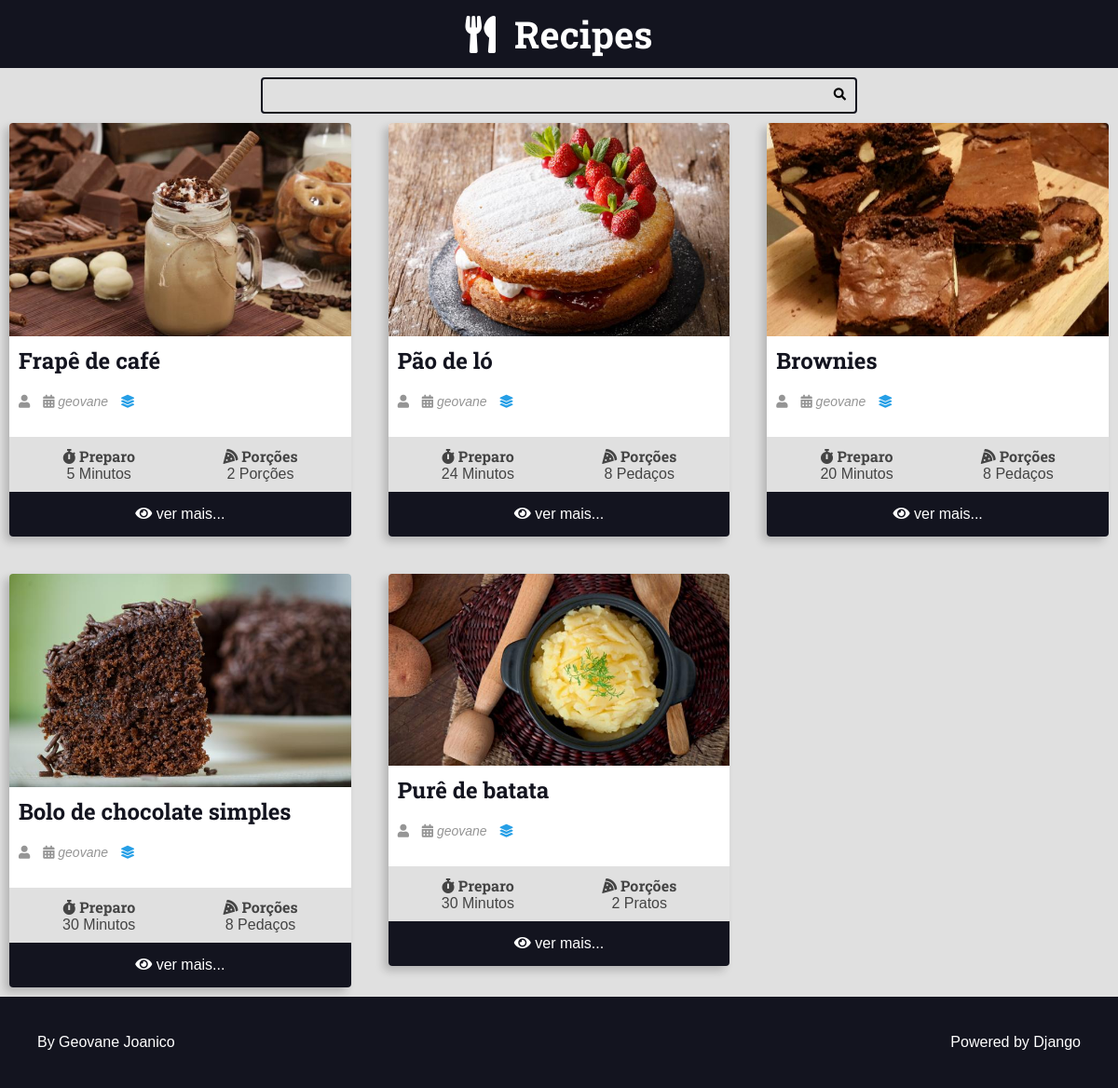
Page /recipes/category/1/ on the committed database.
### recipes/models.py (models this page shows, shortened)
class Recipe(models.Model):
    title = models.CharField(max_length=65)
    descripition = models.CharField(max_length=165)
    slug = models.SlugField()
    preparation_time = models.IntegerField()
    preparation_time_unit = models.CharField(max_length=65)
    servings = models.IntegerField()
    servings_unit = models.CharField(max_length=65)
    preparation_steps = models.TextField()
    preparation_steps_is_html = models.BooleanField(default=False)
    created_at = models.DateField(auto_now_add=True)
    updated_at = models.DateField(auto_now=True)
    is_published = models.BooleanField(default=False)
    cover = models.ImageField(upload_to='recipes/covers/%Y/%m/%d/', blank=True, default='')
    category = models.ForeignKey(Category, on_delete=models.SET_NULL, null=True, blank=True, default=None,)
    author = models.ForeignKey(User, on_delete=models.SET_NULL, null=True)

### recipes/views.py (the view)
# urls.py: path('recipes/category/<int:category_id>/', views.category, name="category"),
def category(request, category_id):
    recipes = Recipe.objects.filter(category__id=category_id, is_published=True).order_by('-id')
    return render(request, 'recipes/pages/category.html', context={
        'recipes': recipes,
    })

### recipes/templates/recipes/pages/category.html (shortened to what this page needs)
{% extends "global/base.html" %}
{% block content %}
<div class="main-content main-content-list container">
    {% for recipe in recipes %}
    {% include 'recipes/partials/recipe.html' %}
    {% endfor %}
 </div>
 {% endblock content %}

### recipes/templates/recipes/partials/recipe.html (shortened to what this page needs)
<div class="recipe recipe-list-item">
    {% if recipe.cover %}
    <div class="recipe-cover">
        <a href="{% url 'recipes:recipe' recipe.id %}">
        <img src="{{recipe.cover.url}}" alt="Temporário">
        </a>
    </div>
    {% endif %}
    <div class="recipe-title-container">
        <h2 class="recipe-title">
        <a href="{% url 'recipes:recipe' recipe.id %}">
        {{recipe.title}}</h2>
    </div>
    <div class="recipe-author">
        <span class="recipe-author-item">
            <i class="fas fa-user"></i>
        </span>
        <span class="recipe-author-item">
            <i class="fas fa-calendar-alt"></i>
            {% if recipe.author.first_name %}
            {{ recipe.created_at|date:"d/m/Y" }} às {{ recipe.created_at|time:"H:i" }}
            {% else %}
            {{ recipe.author.username }}
            {% endif %}
        </span>
        {% if recipe.category is not None %}
            <span class="recipe-author-item">
                <a href="{% url "recipes:category" recipe.category.id %}">
                    <i class="fas fa-layer-group"></i>
                </a>
            </span>
        {% endif %}
    </div>
    <div class="recipe-content">
    </div>
    <div class="recipe-meta-container">
        <div class="recipe-meta recipe-preparation">
            <h3 class="recipe-meta-title"><i class="fas fa-stopwatch"></i> Preparo</h3>
            <div class="recipe-meta-text">
                {{recipe.preparation_time}} {{recipe.preparation_time_unit}}
            </div>
        </div>
        <div class="recipe-meta recipe-servings">
            <h3 class="recipe-meta-title"><i class="fas fa-pizza-slice"></i> Porções</h3>
            <div class="recipe-meta-text">
                {{recipe.servings}} {{recipe.servings_unit}}
            </div>
        </div>
    </div>
    {% if is_detail_page is not True %}
    <footer class="recipe-footer">
        <a class="recipe-read-more button button-dark button-full-width" href={% url 'recipes:recipe' recipe.id %}>
            <i class="fas fa-eye"></i>
            <span>ver mais...</span>
    </footer>
    {% endif %}
</div>

### recipes/static/recipes/css/styles.css (style rules this page uses)
:root { --color-primary: #269fe6; --color-primary-hover: #2086c2; --color-primary-dark: #13141f; --color-primary-dark-hover: #212336; --color-primary-light: #d4ecfa; --color-primary-light-hover: #bdd8e7; --color-white: #fff; --color-black: #000; --color-dark-text: #444; --color-info-light: #cce5ff; --color-debug-light: #cce5ff; --color-success-light: #d4edda; --color-alert-light: #fff3cd; --color-warning-light: #fff3cd; --color-error-light: #f8d7da; --color-info-dark: #4d86c4; --color-debug-dark: #4d86c4; --color-success-dark: #4a9c5d; --color-alert-dark: #927f40; --color-warning-dark: #927f40; --color-error-dark: #da525d; --color-gray-0: #f9f9f9; --color-gray-1: #e0e0e0; --color-gray-2: #c7c7c7; --color-gray-3: #aeaeae; --color-gray-4: #959595; --color-gray-5: #7d7d7d; --color-gray-6: #646464; --color-gray-7: #4b4b4b; --color-gray-8: #323232; --color-gray-9: #191919; --font-primary: sans-serif; --font-headings: 'Roboto Slab', serif; --spacing-gutter-medium: 10px; --spacing-gutter-large: 4rem; }
* { padding: 0; margin: 0; box-sizing: border-box; }
html { font-size: 62.5%; }
body { font-size: 1.6rem; font-family: var(--font-primary); background: var(--color-gray-1); color: var(--color-dark-text); }
h1, h2, h3, h4, h5, h6 { font-family: var(--font-headings); }
.container { max-width: 144rem; margin: 0 auto; padding: var(--spacing-gutter-medium); }
.main-content { padding-top: 0; }
.main-content-list { display: grid; grid-template-columns: repeat(auto-fit, minmax(340px, 1fr)); gap: var(--spacing-gutter-large); }
.recipe { background: var(--color-white); box-shadow: -5px 5px 10px rgba(0, 0, 0, .2); transform: scale(1); transition: all 300ms ease-in-out; border-radius: .4rem; overflow: hidden; }
.recipe img { max-width: 100%; }
.recipe-list-item { max-width: 64rem; height: fit-content; }
.recipe-title-container { padding: var(--spacing-gutter-medium); padding-bottom: 2rem; }
.recipe-title-container a { text-decoration: none; color:var(--color-primary-dark); }
.recipe-author { padding: 0 var(--spacing-gutter-medium); }
.recipe-content { padding: var(--spacing-gutter-medium); padding-top: 2rem; }
.recipe-author-item { color: var(--color-gray-4); margin-right: 1rem; font-style: italic; font-size: 1.4rem; }
.recipe-author a { color: var(--color-primary); transition: all 300ms ease-in-out; text-decoration: none; }
.recipe-meta-container { display: flex; flex-flow: row wrap; padding: var(--spacing-gutter-medium); background: var(--color-gray-1); }
.recipe-meta { display: flex; flex-flow: column nowrap; flex-shrink: 1; flex-grow: 1; text-align: center; }
.recipe-meta-title { font-size: 1.6rem; }
.recipe-footer a { background: var(--color-primary-dark); display: block; color: var(--color-white); text-decoration: none; text-align: center; padding: 1.5rem var(--spacing-gutter-medium); transition: all 300ms ease-in-out; }

### rows in the picture
Recipe: cover (picture), title "Frapê de café", author.username "geovane", preparation_time "5", preparation_time_unit "Minutos", servings "2", servings_unit "Porções"
Recipe: cover (picture), title "Pão de ló", author.username "geovane", preparation_time "24", preparation_time_unit "Minutos", servings "8", servings_unit "Pedaços"
Recipe: cover (picture), title "Brownies", author.username "geovane", preparation_time "20", preparation_time_unit "Minutos", servings "8", servings_unit "Pedaços"
Recipe: cover (picture), title "Bolo de chocolate simples", author.username "geovane", preparation_time "30", preparation_time_unit "Minutos", servings "8", servings_unit "Pedaços"
Recipe: cover (picture), title "Purê de batata", author.username "geovane", preparation_time "30", preparation_time_unit "Minutos", servings "2", servings_unit "Pratos"
